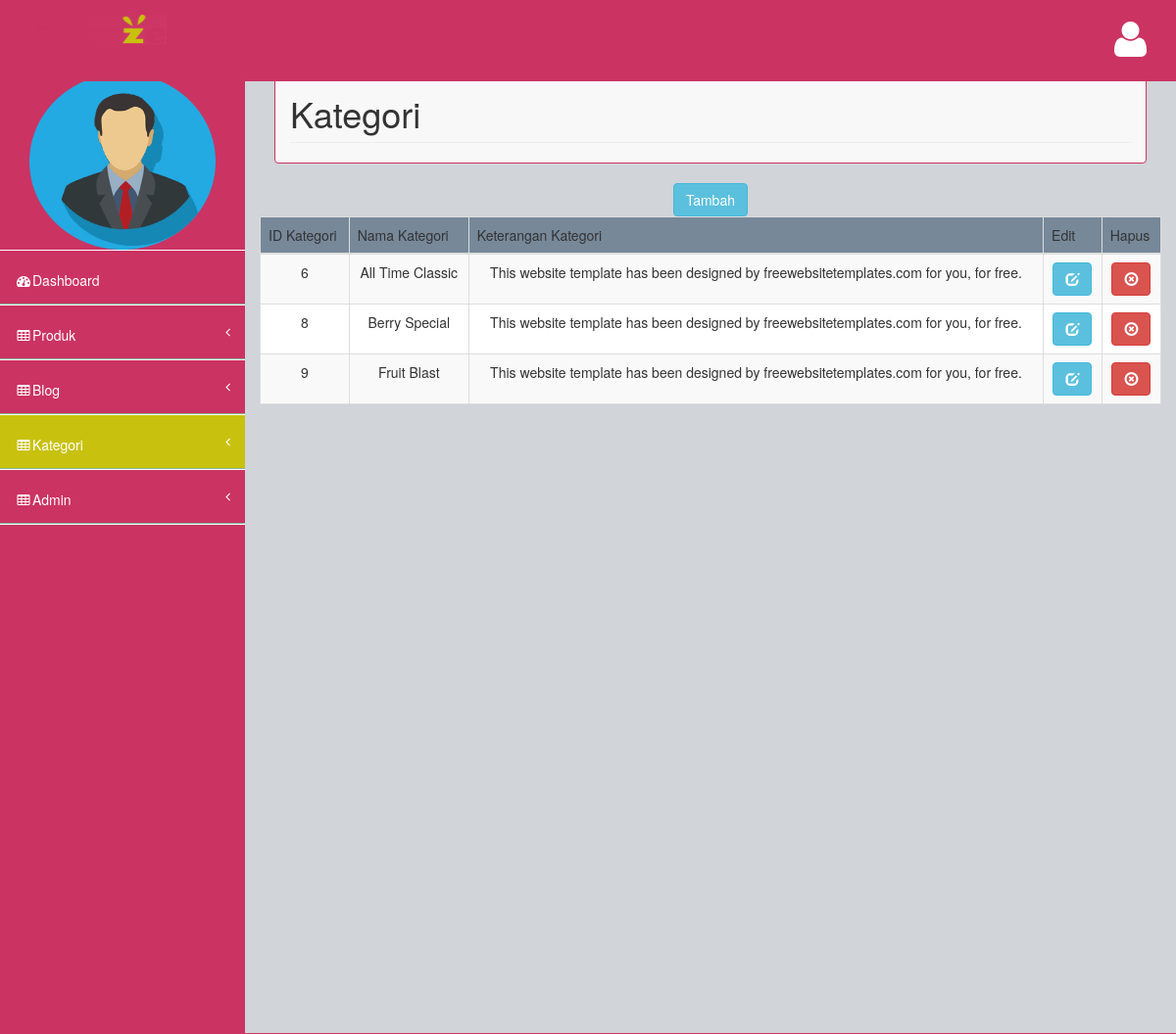
Page /admin/tampilKategori.php on the committed database.
### tables this page shows
CREATE TABLE `kategori` (
  `idKategori` int(11) NOT NULL,
  `namaKategori` varchar(255) NOT NULL,
  `ketKategori` text NOT NULL
);

### admin/tampilKategori.php (the view, shortened to what this page needs)
<!DOCTYPE html>
<html>
<head>
    <link href="assets/plugins/bootstrap/bootstrap.css" rel="stylesheet" />
    <link href="assets/font-awesome/css/font-awesome.css" rel="stylesheet" />
    <link href="assets/plugins/pace/pace-theme-big-counter.css" rel="stylesheet" />
    <link href="assets/css/style.css" rel="stylesheet" />
    <link href="assets/css/main-style.css" rel="stylesheet" />
    <link href="assets/plugins/morris/morris-0.4.3.min.css" rel="stylesheet" />
   </head>
<body>
    <div id="wrapper">
        <nav class="navbar navbar-default navbar-fixed-top" role="navigation" id="navbar">
            <div class="navbar-header">
                 <a class="navbar-brand" href="index.php">
                    <img src="assets/img/logoo.png"  width="150px" height="150px"  />
                </a>
            </div>
            <ul class="nav navbar-top-links navbar-right">
                <li class="dropdown">
                    <a class="dropdown-toggle" data-toggle="dropdown" href="#">
                        <i class="fa fa-user fa-3x"></i>
                    </a>
                </li>
            </ul>
        </nav>
        <nav class="navbar-default navbar-static-side" role="navigation">
            <div class="sidebar-collapse">
                <ul class="nav" id="side-menu">
                    <li>
                        <div class="user-section" align="center">
                                <img src="assets/img/admin.png" width="190px" height="180px" >
                        </div>
                           <li >
                        <a href="index.php"><i class="fa fa-dashboard fa-fw"></i>Dashboard</a>
                    </li>
                    <li>
                        <a href="tampilProduk.php"><i class="fa fa-table fa-fw"></i>Produk<span class="fa arrow"></span></a>
                    </li>
                    <li>
                        <a href="tampilBlog.php"><i class="fa fa-table fa-fw"></i>Blog <span class="fa arrow"></span></a>
                    </li>
                     <li class="selected">
                        <a href="tampilKategori.php"><i class="fa fa-table fa-fw"></i>Kategori <span class="fa arrow"></span></a>
                    </li>
                     <li>
                        <a href="tampilAdmin.php"><i class="fa fa-table fa-fw"></i>Admin <span class="fa arrow"></span></a>
                    </li>
                        </ul>
            </div>
        </nav>
        <div id="page-wrapper">
           <nav class="navbar navbar-default">
                <div class="col-lg-12">
                    <h1 class="page-header">Kategori</h1>
                </div>
            </nav>
            <div class="row">
                <form action="tambahKategori.php" name="gabungan" method="post">
<table align="center" border="0" width="1000">
<tr align="center">
<td><input type="submit" class="btn btn-info" value="Tambah" /></td>
</tr>
</table>
<div class="info1">
<div class="box box-primary">
    <div class="box-body table-responsive">
        <table id="example1" class="table table-bordered table-striped">
            <thead>
                <tr bgcolor="#778899" class="style4">
                    <td>ID Kategori</td>
                    <td>Nama Kategori</td>
                    <td>Keterangan Kategori</td>
                    <td>Edit </td>
                    <td>Hapus </td>
                </tr>
            </thead>
            <tbody>
                <?php
                include "koneksi.php";
                $Cari="SELECT * FROM kategori ";
                $sql = mysqli_query($connect, $Cari);
                while ( $hasil = mysqli_fetch_array ($sql)) {
                    $idKategori = stripslashes ($hasil['idKategori']);
                    $namaKategori = stripslashes ($hasil['namaKategori']);
                     $ketKategori = stripslashes ($hasil['ketKategori']);
                        ?>
                        <tr align="center" bgcolor="#ffffff" class="style5">
                            <td><?=$idKategori?><div align="center"></div></td>
                            <td><?=$namaKategori?><div align="center"></div></td>
                             <td><?=$ketKategori?><div align="center"></div></td>
                            <td bgcolor=" #ffffff"><div align="center"> <a class="btn btn-info" href="editkategori.php?idKategori=<?=$idKategori?>" title="click for edit" onclick="return confirm('Anda yakin untuk mengedit ?')"><span class="glyphicon glyphicon-edit"></span></a></div></td>
                            <td bgcolor=" #ffffff"><div><a class="btn btn-danger" href="hapuskategori.php?idKategori=<?=$idKategori?>" title="click for delete" onclick="return confirm('Anda yakin untuk menghapus ?')"><span class="glyphicon glyphicon-remove-circle"></span></a></div></td>
                        </tr>
                        <?php
                }
                ?>
            </tbody>
        </table>
    </div>
</div>
</div>
</div>
</div>
</div>
</body>
</html>

### admin/assets/css/style.css (style rules this page uses)
body { background-color: #cb3362; }
#wrapper { width: 100%; margin-top: 55px!important; background-color:#cb3362; }
#page-wrapper { padding: 0 15px; min-height: 568px; background-color:rgb(209, 212, 216); }
.navbar-static-side ul li { border-bottom:1px solid #ffffff !important; }
.navbar-top-links li { display: inline-block; }
.navbar-top-links li:last-child { margin-right: 15px; }
.navbar-top-links li a { padding: 20px; min-height: 50px; }
.arrow { float: right; }
.fa.arrow:before { content: "\f104"; }
@media (min-width:768px) { .navbar-static-side { z-index: 1; position: absolute; width: 250px; } }

### admin/assets/css/main-style.css (style rules this page uses)
.navbar-top-links > li > a { color: #FFFFFF; }
.nav > li > a { padding: 20px 15px; }
#side-menu { background-color:#cb3362; }
#side-menu a { color:#fff; border-bottom: 1px solid #84B899 !important; height: 55px; }
.selected { background-color:rgb(200, 193, 13); }
#navbar { background-color:rgb(203, 51, 98);; }
.navbar-brand { padding-left:20px; }
.navbar-brand img { height:30px; }
.navbar-default { border-color: #cb3362; }
@media (min-width:768px) { #page-wrapper { position: inherit; margin: 0 0 0 250px; padding: 0 30px; min-height: 1000px; } }

### rows in the picture
kategori: idKategori "6", namaKategori "All Time Classic", ketKategori "This website template has been designed by freewebsitetemplates.com for you, for free."
kategori: idKategori "8", namaKategori "Berry Special", ketKategori "This website template has been designed by freewebsitetemplates.com for you, for free."
kategori: idKategori "9", namaKategori "Fruit Blast", ketKategori "This website template has been designed by freewebsitetemplates.com for you, for free."
